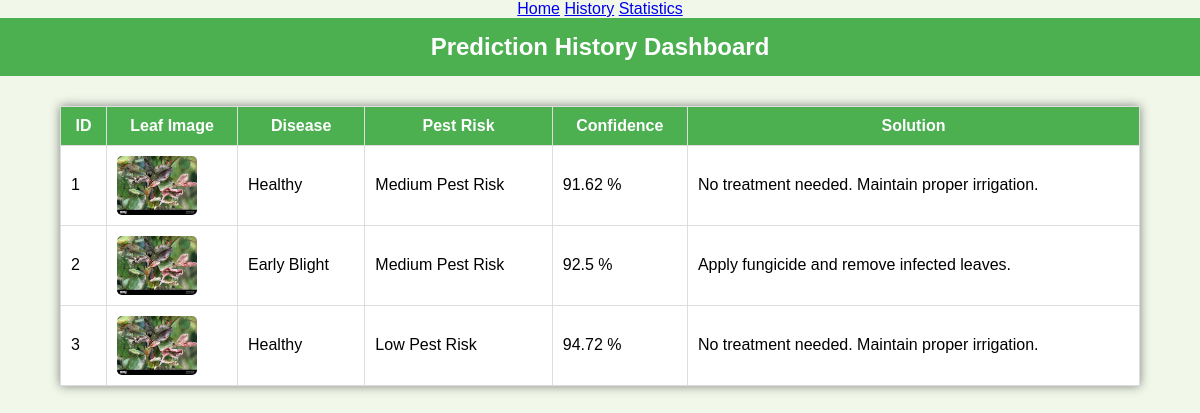
The app's page /history with its own data.
### tables this page shows
CREATE TABLE predictions(
        id INTEGER PRIMARY KEY AUTOINCREMENT,
        image TEXT,
        disease TEXT,
        pest TEXT,
        confidence REAL,
        solution TEXT
    );

### app.py (the view)
@app.route("/history")
def history():
    conn = sqlite3.connect("history.db")
    cursor = conn.cursor()
    cursor.execute("SELECT * FROM predictions")
    data = cursor.fetchall()
    conn.close()
    return render_template("history.html", data=data)

### templates/history.html (shortened to what this page needs)
<div class="nav">
<a href="/">Home</a>
<a href="/history">History</a>
<a href="/stats">Statistics</a>
</div>
<!DOCTYPE html>
<html>
<head>
</head>
<body>
<h2>Prediction History Dashboard</h2>
<table>
<tr>
<th>ID</th>
<th>Leaf Image</th>
<th>Disease</th>
<th>Pest Risk</th>
<th>Confidence</th>
<th>Solution</th>
</tr>
{% for row in data %}
<tr>
<td>{{row[0]}}</td>
<td>
<img src="/uploads/{{row[1]}}">
</td>
<td>{{row[2]}}</td>
<td>{{row[3]}}</td>
<td>{{row[4]}} %</td>
<td>{{row[5]}}</td>
</tr>
{% endfor %}
</table>
</body>
</html>

### templates/history.html (style rules this page uses)
body { font-family:Arial; background:#f1f8e9; text-align:center; margin:0; padding:0; }
h2 { background:#4CAF50; color:white; padding:15px; margin:0; }
table { margin:30px auto; border-collapse:collapse; width:90%; background:white; box-shadow:0 0 10px gray; }
th,td { border:1px solid #ddd; padding:10px; }
th { background:#4CAF50; color:white; }
img { width:80px; border-radius:5px; }

### records on screen
predictions: id "1", image (picture), disease "Healthy", pest "Medium Pest Risk", confidence "91.62", solution "No treatment needed. Maintain proper irrigation."
predictions: id "2", image (picture), disease "Early Blight", pest "Medium Pest Risk", confidence "92.5", solution "Apply fungicide and remove infected leaves."
predictions: id "3", image (picture), disease "Healthy", pest "Low Pest Risk", confidence "94.72", solution "No treatment needed. Maintain proper irrigation."
